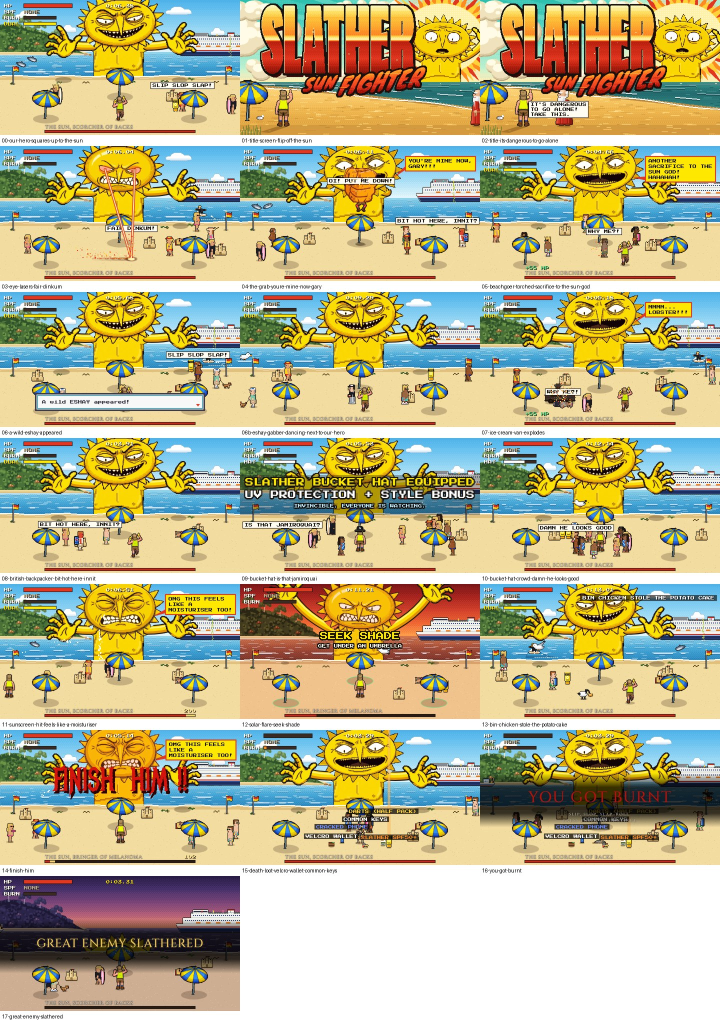
#> input picture marketing/press-stills/_contact-sheet.jpg, 1440 x 2044 px, given in place of slat.png, which was not available (shown at 1/2 size)
$ python make_trailer_v10_endframe.py ../press-stills ../press-stills/00-our-hero-squares-up-to-the-sun.png ../press-stills/00-our-hero-squares-up-to-the-sun.png
#> lines starting #> are read from the running program, lines starting #| are printed output that depends on the picture
"""v10: v9's picture and audio unchanged, except the end frame (SLATHER / SUN FIGHTER / COMING THIS SUMMER) slams in over black."""
import math, random, subprocess, sys
from PIL import Image, ImageDraw
D = sys.argv[1]; SRC = sys.argv[2]; OUT = sys.argv[3]
W, H, FPS, BAR = 1080, 1920, 30, 1.5
END_T0, END_DUR = 26.25, 4 * BAR
BLACK = Image.new('RGB', (W, H)); WHITE = Image.new('RGB', (W, H), (255, 251, 224))
#> after `BLACK = Image.new('RGB', (W, H))`: BLACK: PIL image 1080x1920 RGB; every value is 0
#> after `WHITE = Image.new('RGB', (W, H), (255, 251, 224))`:
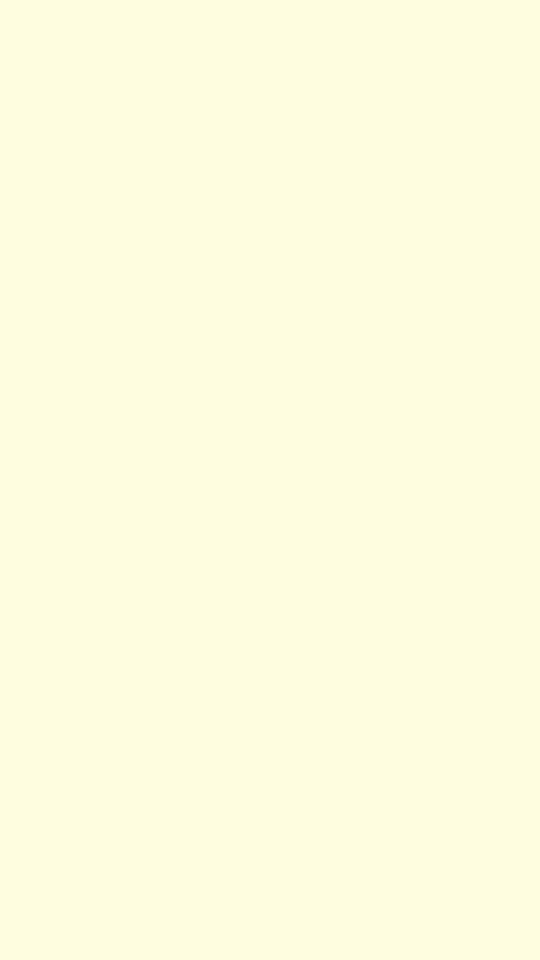
#> WHITE: PIL image 1080x1920 RGB (shown at 1/2 size); mean R, G, B 255, 251, 224
SLAT = Image.open(D + '/slat.png').convert('RGBA'); FIGHT = Image.open(D + '/fight.png').convert('RGBA')
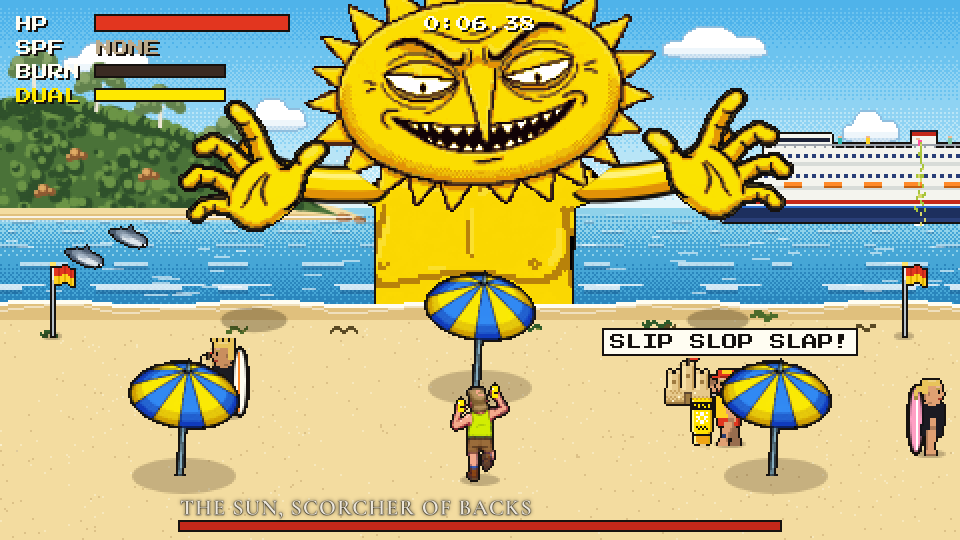
#> input picture marketing/press-stills/00-our-hero-squares-up-to-the-sun.png, 1920 x 1080 px, given in place of fight.png, which was not available (shown at 1/2 size)
SLAT4 = SLAT.resize((SLAT.width * 3, SLAT.height * 3), Image.NEAREST); FIGHT3 = FIGHT.resize((FIGHT.width * 3, FIGHT.height * 3), Image.NEAREST)
#> after `FIGHT3 = FIGHT.resize((FIGHT.width * 3, FIGHT.height * 3), Image.NEARE`:
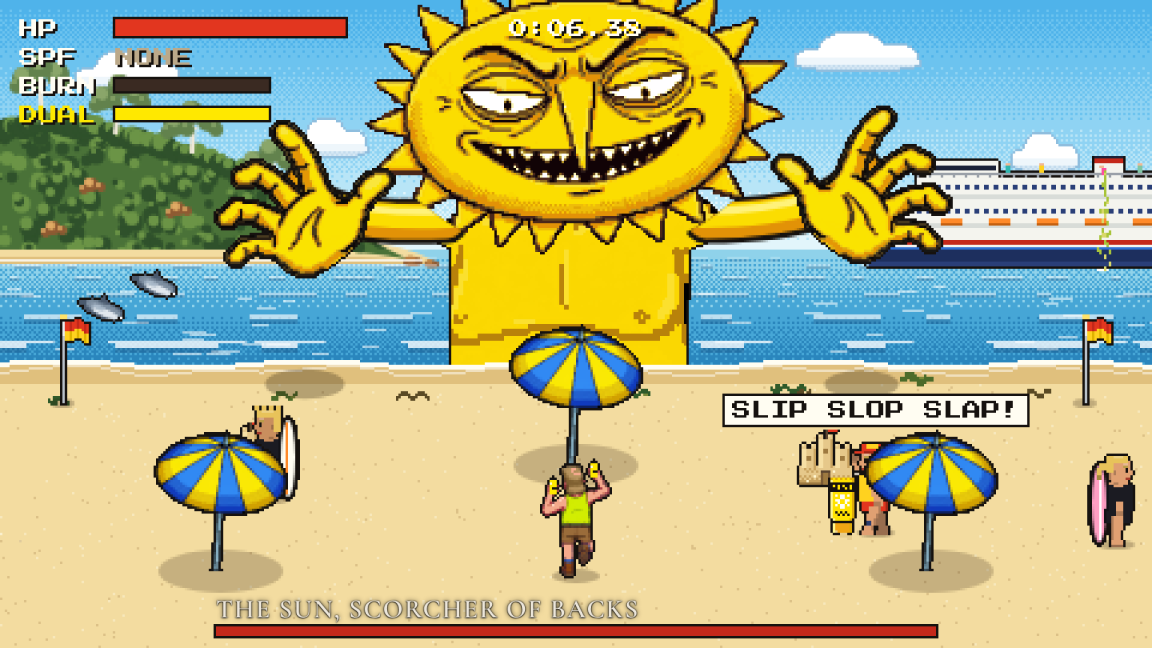
#> FIGHT3: PIL image 5760x3240 RGBA (shown at 1/5 size); mean R, G, B, A 175.9, 180.2, 135.8, 255
#> (the run stopped early here; a loop or call above may not have finished)
